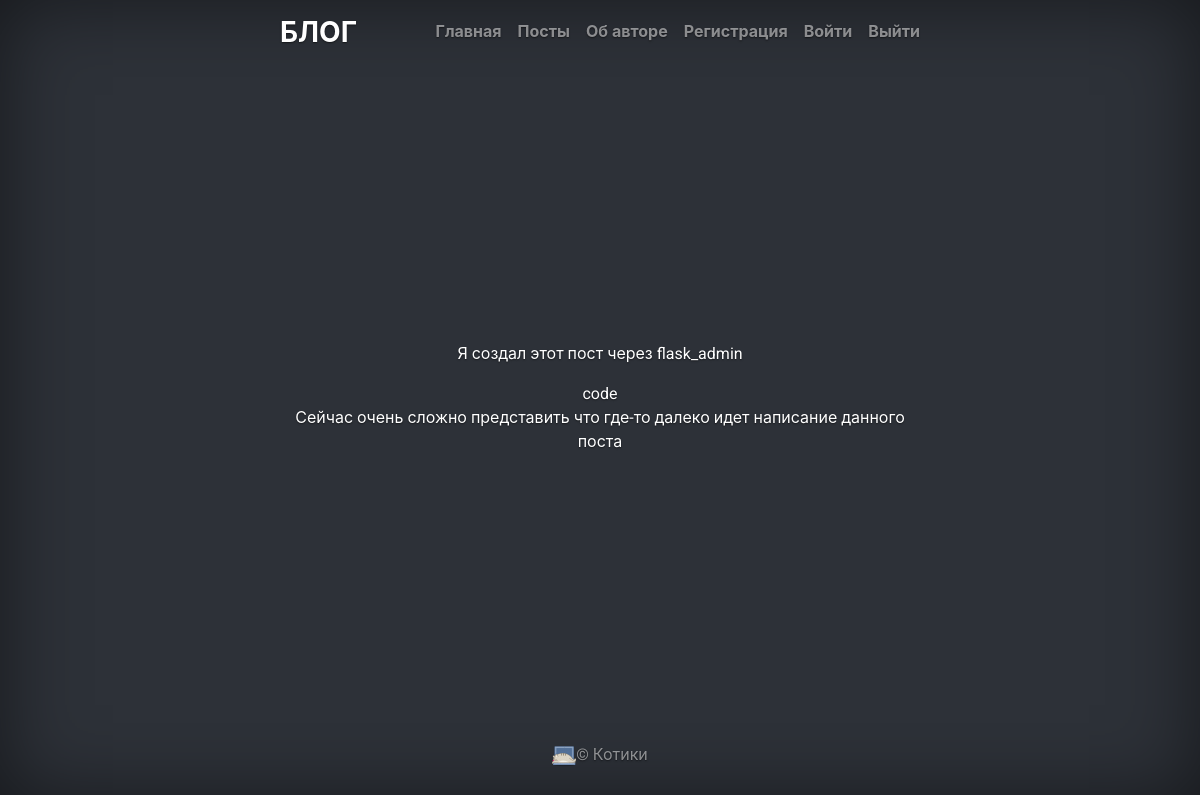
The app's page /posts/этот-пост (signed in) with its own data.
### app/models.py (models this page shows, shortened)
class Post(db.Model):
    id = db.Column(db.Integer, primary_key=True)
    title = db.Column(db.String(140))
    slug = db.Column(db.String(140), unique=True)
    body = db.Column(db.Text)
    created = db.Column(db.DateTime, default=datetime.now())
    tags = db.relationship('Tag', secondary=post_tags, backref=db.backref('posts', lazy='dynamic'))

class Tag(db.Model):
    id = db.Column(db.Integer, primary_key=True)
    name = db.Column(db.String(100))
    slug = db.Column(db.String(100))

### posts/blueprint.py (the view)
@posts.route('/<slug>')
@login_required
def post_detail(slug):
    post = Post.query.filter(Post.slug==slug).first()
    tags = post.tags
    return render_template('posts/post_detail.html', post=post, tags=tags)

### app/models.py (called while the page is built)
@login.user_loader
def load_user(id):
    return User.query.get(int(id))

### posts/templates/posts/post_detail.html
{% extends "base.html" %}
{% block content %}
    <p>{{ post.title }}</p>
    <div class="tags">
    {% for tag in tags %}
        <a href="{{url_for('posts.tag_detail', slug=tag.slug)}}">
        <span class="label label-primary">{{ tag.name }}</span>
        </a>
    {% endfor %}
    </div>
   <div class="main-content">{{ post.body }}</div>
{% endblock %}

### app/static/css/cover.css (style rules this page uses)
a, a:focus, a:hover { color: #fff; }
html, body { height: 100%; background-color: rgb(45,49,56); }
body { font-family: 'Roboto', -apple-system, system-ui, BlinkMacSystemFont, "Segoe UI", Roboto, "Helvetica Neue", Arial, sans-serif; display: -ms-flexbox; display: flex; color: #fff; text-shadow: 0 .05rem .1rem rgba(0, 0, 0, .5); box-shadow: inset 0 0 5rem rgba(0, 0, 0, .5); }

### records on screen
Post: title "Я создал этот пост через flask_admin", body "Сейчас очень сложно представить что где-то далеко идет написание данного поста"
Tag: name "code"
